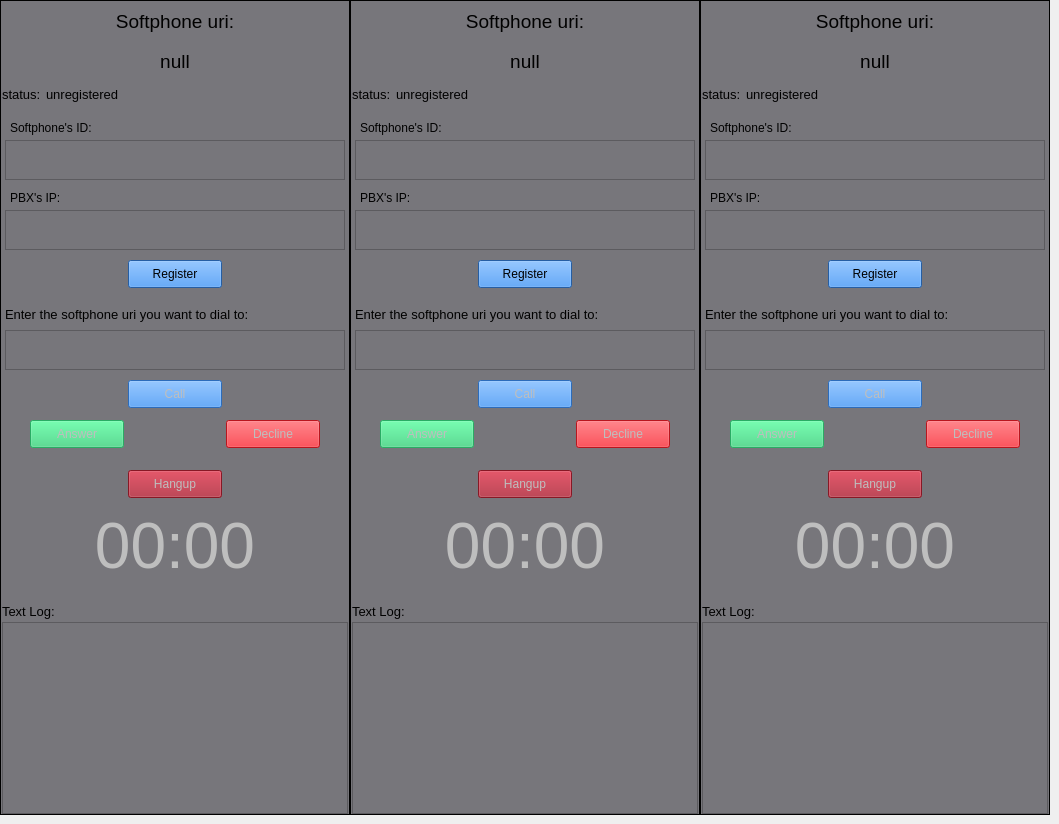
    <widget class="QWidget" name="Manual_Tests">
     <attribute name="title">
      <string>Manual Tests</string>
     </attribute>
     <widget class="QFrame" name="softphone_1">
      <property name="geometry">
       <rect>
        <x>0</x>
        <y>0</y>
        <width>350</width>
        <height>815</height>
       </rect>
      </property>
      <property name="styleSheet">
       <string notr="true">border-color: rgb(0, 0, 0);
background-color: rgb(119, 118, 123);</string>
      </property>
      <property name="frameShape">
       <enum>QFrame::Box</enum>
      </property>
      <property name="frameShadow">
       <enum>QFrame::Plain</enum>
      </property>
      <widget class="QLabel" name="softphone_text_log_label_1">
       <property name="geometry">
        <rect>
         <x>2</x>
         <y>597</y>
         <width>75</width>
         <height>30</height>
        </rect>
       </property>
       <property name="text">
        <string>&lt;html&gt;&lt;head/&gt;&lt;body&gt;&lt;p&gt;&lt;span style=&quot; font-size:10pt;&quot;&gt;Text Log:&lt;/span&gt;&lt;/p&gt;&lt;/body&gt;&lt;/html&gt;</string>
       </property>
      </widget>
      <widget class="QTextBrowser" name="softphone_log_text_browser_1">
       <property name="geometry">
        <rect>
         <x>2</x>
         <y>622</y>
         <width>346</width>
         <height>192</height>
        </rect>
       </property>
       <property name="mouseTracking">
        <bool>false</bool>
       </property>
      </widget>
      <widget class="QLabel" name="softphone_softphone_uri_header_label_1">
       <property name="geometry">
        <rect>
         <x>2</x>
         <y>2</y>
         <width>346</width>
         <height>40</height>
        </rect>
       </property>
       <property name="styleSheet">
        <string notr="true"/>
       </property>
       <property name="text">
        <string>&lt;html&gt;&lt;head/&gt;&lt;body&gt;&lt;p align=&quot;center&quot;&gt;&lt;span style=&quot; font-size:14pt;&quot;&gt;Softphone uri:&lt;/span&gt;&lt;/p&gt;&lt;/body&gt;&lt;/html&gt;</string>
       </property>
      </widget>
      <widget class="QLabel" name="softphone_status_label_1">
       <property name="geometry">
        <rect>
         <x>2</x>
         <y>85</y>
         <width>41</width>
         <height>20</height>
        </rect>
       </property>
       <property name="text">
        <string>&lt;html&gt;&lt;head/&gt;&lt;body&gt;&lt;p&gt;&lt;span style=&quot; font-size:10pt;&quot;&gt;status:&lt;/span&gt;&lt;/p&gt;&lt;/body&gt;&lt;/html&gt;</string>
       </property>
      </widget>
      <widget class="QLabel" name="softphone_current_status_label_1">
       <property name="geometry">
        <rect>
         <x>46</x>
         <y>85</y>
         <width>301</width>
         <height>20</height>
        </rect>
       </property>
       <property name="text">
        <string>&lt;html&gt;&lt;head/&gt;&lt;body&gt;&lt;p&gt;&lt;span style=&quot; font-size:10pt;&quot;&gt;unregistered&lt;/span&gt;&lt;/p&gt;&lt;/body&gt;&lt;/html&gt;</string>
       </property>
      </widget>
      <widget class="QTextEdit" name="softphone_pbx_ip_edit_text_1">
       <property name="geometry">
        <rect>
         <x>5</x>
         <y>210</y>
         <width>340</width>
         <height>40</height>
        </rect>
       </property>
      </widget>
      <widget class="QLabel" name="softphone_call_label_1">
       <property name="geometry">
        <rect>
         <x>5</x>
         <y>300</y>
         <width>340</width>
         <height>30</height>
        </rect>
       </property>
       <property name="text">
        <string>&lt;html&gt;&lt;head/&gt;&lt;body&gt;&lt;p&gt;&lt;span style=&quot; font-size:10pt;&quot;&gt;Enter the softphone uri you want to dial to:&lt;/span&gt;&lt;/p&gt;&lt;/body&gt;&lt;/html&gt;</string>
       </property>
      </widget>
      <widget class="QTextEdit" name="softphone_dest_edit_text_1">
       <property name="enabled">
        <bool>false</bool>
       </property>
       <property name="geometry">
        <rect>
         <x>5</x>
         <y>330</y>
         <width>340</width>
         <height>40</height>
        </rect>
       </property>
      </widget>
      <widget class="QPushButton" name="softphone_answer_button_1">
       <property name="enabled">
        <bool>false</bool>
       </property>
       <property name="geometry">
        <rect>
         <x>30</x>
         <y>420</y>
         <width>94</width>
         <height>28</height>
        </rect>
       </property>
       <property name="styleSheet">
        <string notr="true">background-color: rgb(51, 209, 122);</string>
       </property>
       <property name="text">
        <string>Answer</string>
       </property>
      </widget>
      <widget class="QPushButton" name="softphone_call_button_1">
       <property name="enabled">
        <bool>false</bool>
       </property>
       <property name="geometry">
        <rect>
         <x>128</x>
         <y>380</y>
         <width>94</width>
         <height>28</height>
        </rect>
       </property>
       <property name="styleSheet">
        <string notr="true">background-color: rgb(53, 132, 228);</string>
       </property>
       <property name="text">
        <string>Call</string>
       </property>
      </widget>
      <widget class="QPushButton" name="softphone_registration_button_1">
       <property name="geometry">
        <rect>
         <x>128</x>
         <y>260</y>
         <width>94</width>
         <height>28</height>
        </rect>
       </property>
       <property name="styleSheet">
        <string notr="true">background-color: rgb(53, 132, 228);</string>
       </property>
       <property name="text">
        <string>Register</string>
       </property>
      </widget>
      <widget class="QPushButton" name="softphone_decline_button_1">
       <property name="enabled">
        <bool>false</bool>
       </property>
       <property name="geometry">
        <rect>
         <x>226</x>
         <y>420</y>
         <width>94</width>
         <height>28</height>
        </rect>
       </property>
       <property name="styleSheet">
        <string notr="true">background-color: rgb(224, 27, 36);</string>
       </property>
       <property name="text">
        <string>Decline</string>
       </property>
      </widget>
      <widget class="QLabel" name="softphone_uri_label_1">
       <property name="geometry">
        <rect>
         <x>2</x>
         <y>42</y>
         <width>346</width>
         <height>40</height>
        </rect>
       </property>
       <property name="text">
        <string>&lt;html&gt;&lt;head/&gt;&lt;body&gt;&lt;p align=&quot;center&quot;&gt;&lt;span style=&quot; font-size:14pt;&quot;&gt;null&lt;/span&gt;&lt;/p&gt;&lt;/body&gt;&lt;/html&gt;</string>
       </property>
       <property name="alignment">
        <set>Qt::AlignCenter</set>
       </property>
      </widget>
      <widget class="QTextEdit" name="softphone_id_edit_text_1">
       <property name="geometry">
        <rect>
         <x>5</x>
         <y>140</y>
         <width>340</width>
         <height>40</height>
        </rect>
       </property>
      </widget>
      <widget class="QLabel" name="softphone_id_label_1">
       <property name="geometry">
        <rect>
         <x>10</x>
         <y>120</y>
         <width>111</width>
         <height>16</height>
        </rect>
       </property>
       <property name="text">
        <string>Softphone's ID:</string>
       </property>
      </widget>
      <widget class="QLabel" name="softphone_pbx_ip_label_1">
       <property name="geometry">
        <rect>
         <x>10</x>
         <y>190</y>
         <width>91</width>
         <height>16</height>
        </rect>
       </property>
       <property name="text">
        <string>PBX's IP:</string>
       </property>
      </widget>
      <widget class="QPushButton" name="softphone_hangup_button_1">
       <property name="enabled">
        <bool>false</bool>
       </property>
       <property name="geometry">
        <rect>
         <x>128</x>
         <y>470</y>
         <width>94</width>
         <height>28</height>
        </rect>
       </property>
       <property name="styleSheet">
        <string notr="true">background-color: rgb(165, 29, 45);</string>
       </property>
       <property name="text">
        <string>Hangup</string>
       </property>
      </widget>
      <widget class="QLabel" name="softphone_timer_label_1">
       <property name="enabled">
        <bool>false</bool>
       </property>
       <property name="geometry">
        <rect>
         <x>5</x>
         <y>510</y>
         <width>340</width>
         <height>71</height>
        </rect>
       </property>
       <property name="text">
        <string>&lt;html&gt;&lt;head/&gt;&lt;body&gt;&lt;p align=&quot;center&quot;&gt;&lt;span style=&quot; font-size:48pt;&quot;&gt;00:00&lt;/span&gt;&lt;/p&gt;&lt;/body&gt;&lt;/html&gt;</string>
       </property>
       <property name="alignment">
        <set>Qt::AlignCenter</set>
       </property>
      </widget>
     </widget>
     <widget class="QFrame" name="softphone_3">
      <property name="geometry">
       <rect>
        <x>700</x>
        <y>0</y>
        <width>350</width>
        <height>815</height>
       </rect>
      </property>
      <property name="styleSheet">
       <string notr="true">border-color: rgb(0, 0, 0);
background-color: rgb(119, 118, 123);</string>
      </property>
      <property name="frameShape">
       <enum>QFrame::Box</enum>
      </property>
      <property name="frameShadow">
       <enum>QFrame::Plain</enum>
      </property>
      <widget class="QLabel" name="softphone_text_log_label_3">
       <property name="geometry">
        <rect>
         <x>2</x>
         <y>597</y>
         <width>75</width>
         <height>30</height>
        </rect>
       </property>
       <property name="text">
        <string>&lt;html&gt;&lt;head/&gt;&lt;body&gt;&lt;p&gt;&lt;span style=&quot; font-size:10pt;&quot;&gt;Text Log:&lt;/span&gt;&lt;/p&gt;&lt;/body&gt;&lt;/html&gt;</string>
       </property>
      </widget>
      <widget class="QTextBrowser" name="softphone_log_text_browser_3">
       <property name="geometry">
        <rect>
         <x>2</x>
         <y>622</y>
         <width>346</width>
         <height>192</height>
        </rect>
       </property>
       <property name="mouseTracking">
        <bool>false</bool>
       </property>
      </widget>
      <widget class="QLabel" name="softphone_softphone_uri_header_label_3">
       <property name="geometry">
        <rect>
         <x>2</x>
         <y>2</y>
         <width>346</width>
         <height>40</height>
        </rect>
       </property>
       <property name="styleSheet">
        <string notr="true"/>
       </property>
       <property name="text">
        <string>&lt;html&gt;&lt;head/&gt;&lt;body&gt;&lt;p align=&quot;center&quot;&gt;&lt;span style=&quot; font-size:14pt;&quot;&gt;Softphone uri:&lt;/span&gt;&lt;/p&gt;&lt;/body&gt;&lt;/html&gt;</string>
       </property>
      </widget>
      <widget class="QLabel" name="softphone_status_label_3">
       <property name="geometry">
        <rect>
         <x>2</x>
         <y>85</y>
         <width>41</width>
         <height>20</height>
        </rect>
       </property>
       <property name="text">
        <string>&lt;html&gt;&lt;head/&gt;&lt;body&gt;&lt;p&gt;&lt;span style=&quot; font-size:10pt;&quot;&gt;status:&lt;/span&gt;&lt;/p&gt;&lt;/body&gt;&lt;/html&gt;</string>
       </property>
      </widget>
      <widget class="QLabel" name="softphone_current_status_label_3">
       <property name="geometry">
        <rect>
         <x>46</x>
         <y>85</y>
         <width>301</width>
         <height>20</height>
        </rect>
       </property>
       <property name="text">
        <string>&lt;html&gt;&lt;head/&gt;&lt;body&gt;&lt;p&gt;&lt;span style=&quot; font-size:10pt;&quot;&gt;unregistered&lt;/span&gt;&lt;/p&gt;&lt;/body&gt;&lt;/html&gt;</string>
       </property>
      </widget>
      <widget class="QTextEdit" name="softphone_pbx_ip_edit_text_3">
       <property name="geometry">
        <rect>
         <x>5</x>
         <y>210</y>
         <width>340</width>
         <height>40</height>
        </rect>
       </property>
      </widget>
      <widget class="QLabel" name="softphone_call_label_3">
       <property name="geometry">
        <rect>
         <x>5</x>
         <y>300</y>
         <width>340</width>
         <height>30</height>
        </rect>
       </property>
       <property name="text">
        <string>&lt;html&gt;&lt;head/&gt;&lt;body&gt;&lt;p&gt;&lt;span style=&quot; font-size:10pt;&quot;&gt;Enter the softphone uri you want to dial to:&lt;/span&gt;&lt;/p&gt;&lt;/body&gt;&lt;/html&gt;</string>
       </property>
      </widget>
      <widget class="QTextEdit" name="softphone_dest_edit_text_3">
       <property name="enabled">
        <bool>false</bool>
       </property>
       <property name="geometry">
        <rect>
         <x>5</x>
         <y>330</y>
         <width>340</width>
         <height>40</height>
        </rect>
       </property>
      </widget>
      <widget class="QPushButton" name="softphone_answer_button_3">
       <property name="enabled">
        <bool>false</bool>
       </property>
       <property name="geometry">
        <rect>
         <x>30</x>
         <y>420</y>
         <width>94</width>
         <height>28</height>
        </rect>
       </property>
       <property name="styleSheet">
        <string notr="true">background-color: rgb(51, 209, 122);</string>
       </property>
       <property name="text">
        <string>Answer</string>
       </property>
      </widget>
      <widget class="QPushButton" name="softphone_call_button_3">
       <property name="enabled">
        <bool>false</bool>
       </property>
       <property name="geometry">
        <rect>
         <x>128</x>
         <y>380</y>
         <width>94</width>
         <height>28</height>
        </rect>
       </property>
       <property name="styleSheet">
        <string notr="true">background-color: rgb(53, 132, 228);</string>
       </property>
       <property name="text">
        <string>Call</string>
       </property>
      </widget>
      <widget class="QPushButton" name="softphone_registration_button_3">
       <property name="geometry">
        <rect>
         <x>128</x>
         <y>260</y>
         <width>94</width>
         <height>28</height>
        </rect>
       </property>
       <property name="styleSheet">
        <string notr="true">background-color: rgb(53, 132, 228);</string>
       </property>
       <property name="text">
        <string>Register</string>
       </property>
      </widget>
      <widget class="QPushButton" name="softphone_decline_button_3">
       <property name="enabled">
        <bool>false</bool>
       </property>
       <property name="geometry">
        <rect>
         <x>226</x>
         <y>420</y>
         <width>94</width>
         <height>28</height>
        </rect>
       </property>
       <property name="styleSheet">
        <string notr="true">background-color: rgb(224, 27, 36);</string>
       </property>
       <property name="text">
        <string>Decline</string>
       </property>
      </widget>
      <widget class="QLabel" name="softphone_uri_label_3">
       <property name="geometry">
        <rect>
         <x>2</x>
         <y>42</y>
         <width>346</width>
         <height>40</height>
        </rect>
       </property>
       <property name="text">
        <string>&lt;html&gt;&lt;head/&gt;&lt;body&gt;&lt;p align=&quot;center&quot;&gt;&lt;span style=&quot; font-size:14pt;&quot;&gt;null&lt;/span&gt;&lt;/p&gt;&lt;/body&gt;&lt;/html&gt;</string>
       </property>
       <property name="alignment">
        <set>Qt::AlignCenter</set>
       </property>
      </widget>
      <widget class="QTextEdit" name="softphone_id_edit_text_3">
       <property name="geometry">
        <rect>
         <x>5</x>
         <y>140</y>
         <width>340</width>
         <height>40</height>
        </rect>
       </property>
      </widget>
      <widget class="QLabel" name="softphone_id_label_3">
       <property name="geometry">
        <rect>
         <x>10</x>
         <y>120</y>
         <width>111</width>
         <height>16</height>
        </rect>
       </property>
       <property name="text">
        <string>Softphone's ID:</string>
       </property>
      </widget>
      <widget class="QLabel" name="softphone_pbx_ip_label_3">
       <property name="geometry">
        <rect>
         <x>10</x>
         <y>190</y>
         <width>91</width>
         <height>16</height>
        </rect>
       </property>
       <property name="text">
        <string>PBX's IP:</string>
       </property>
      </widget>
      <widget class="QPushButton" name="softphone_hangup_button_3">
       <property name="enabled">
        <bool>false</bool>
       </property>
       <property name="geometry">
        <rect>
         <x>128</x>
         <y>470</y>
         <width>94</width>
         <height>28</height>
        </rect>
       </property>
       <property name="styleSheet">
        <string notr="true">background-color: rgb(165, 29, 45);</string>
       </property>
       <property name="text">
        <string>Hangup</string>
       </property>
      </widget>
      <widget class="QLabel" name="softphone_timer_label_3">
       <property name="enabled">
        <bool>false</bool>
       </property>
       <property name="geometry">
        <rect>
         <x>5</x>
         <y>510</y>
         <width>340</width>
         <height>71</height>
        </rect>
       </property>
       <property name="text">
        <string>&lt;html&gt;&lt;head/&gt;&lt;body&gt;&lt;p align=&quot;center&quot;&gt;&lt;span style=&quot; font-size:48pt;&quot;&gt;00:00&lt;/span&gt;&lt;/p&gt;&lt;/body&gt;&lt;/html&gt;</string>
       </property>
       <property name="alignment">
        <set>Qt::AlignCenter</set>
       </property>
      </widget>
     </widget>
     <widget class="QFrame" name="softphone_2">
      <property name="geometry">
       <rect>
        <x>350</x>
        <y>0</y>
        <width>350</width>
        <height>815</height>
       </rect>
      </property>
      <property name="styleSheet">
       <string notr="true">border-color: rgb(0, 0, 0);
background-color: rgb(119, 118, 123);</string>
      </property>
      <property name="frameShape">
       <enum>QFrame::Box</enum>
      </property>
      <property name="frameShadow">
       <enum>QFrame::Plain</enum>
      </property>
      <widget class="QLabel" name="softphone_text_log_label_2">
       <property name="geometry">
        <rect>
         <x>2</x>
         <y>597</y>
         <width>75</width>
         <height>30</height>
        </rect>
       </property>
       <property name="text">
        <string>&lt;html&gt;&lt;head/&gt;&lt;body&gt;&lt;p&gt;&lt;span style=&quot; font-size:10pt;&quot;&gt;Text Log:&lt;/span&gt;&lt;/p&gt;&lt;/body&gt;&lt;/html&gt;</string>
       </property>
      </widget>
      <widget class="QTextBrowser" name="softphone_log_text_browser_2">
       <property name="geometry">
        <rect>
         <x>2</x>
         <y>622</y>
         <width>346</width>
         <height>192</height>
        </rect>
       </property>
       <property name="mouseTracking">
        <bool>false</bool>
       </property>
      </widget>
      <widget class="QLabel" name="softphone_softphone_uri_header_label_2">
       <property name="geometry">
        <rect>
         <x>2</x>
         <y>2</y>
         <width>346</width>
         <height>40</height>
        </rect>
       </property>
       <property name="styleSheet">
        <string notr="true"/>
       </property>
       <property name="text">
        <string>&lt;html&gt;&lt;head/&gt;&lt;body&gt;&lt;p align=&quot;center&quot;&gt;&lt;span style=&quot; font-size:14pt;&quot;&gt;Softphone uri:&lt;/span&gt;&lt;/p&gt;&lt;/body&gt;&lt;/html&gt;</string>
       </property>
      </widget>
      <widget class="QLabel" name="softphone_status_label_2">
       <property name="geometry">
        <rect>
         <x>2</x>
         <y>85</y>
         <width>41</width>
         <height>20</height>
        </rect>
       </property>
       <property name="text">
        <string>&lt;html&gt;&lt;head/&gt;&lt;body&gt;&lt;p&gt;&lt;span style=&quot; font-size:10pt;&quot;&gt;status:&lt;/span&gt;&lt;/p&gt;&lt;/body&gt;&lt;/html&gt;</string>
       </property>
      </widget>
      <widget class="QLabel" name="softphone_current_status_label_2">
       <property name="geometry">
        <rect>
         <x>46</x>
         <y>85</y>
         <width>301</width>
         <height>20</height>
        </rect>
       </property>
       <property name="text">
        <string>&lt;html&gt;&lt;head/&gt;&lt;body&gt;&lt;p&gt;&lt;span style=&quot; font-size:10pt;&quot;&gt;unregistered&lt;/span&gt;&lt;/p&gt;&lt;/body&gt;&lt;/html&gt;</string>
       </property>
      </widget>
      <widget class="QTextEdit" name="softphone_pbx_ip_edit_text_2">
       <property name="geometry">
        <rect>
         <x>5</x>
         <y>210</y>
         <width>340</width>
         <height>40</height>
        </rect>
       </property>
      </widget>
      <widget class="QLabel" name="softphone_call_label_2">
       <property name="geometry">
        <rect>
         <x>5</x>
         <y>300</y>
         <width>340</width>
         <height>30</height>
        </rect>
       </property>
       <property name="text">
        <string>&lt;html&gt;&lt;head/&gt;&lt;body&gt;&lt;p&gt;&lt;span style=&quot; font-size:10pt;&quot;&gt;Enter the softphone uri you want to dial to:&lt;/span&gt;&lt;/p&gt;&lt;/body&gt;&lt;/html&gt;</string>
       </property>
      </widget>
      <widget class="QTextEdit" name="softphone_dest_edit_text_2">
       <property name="enabled">
        <bool>false</bool>
       </property>
       <property name="geometry">
        <rect>
         <x>5</x>
         <y>330</y>
         <width>340</width>
         <height>40</height>
        </rect>
       </property>
      </widget>
      <widget class="QPushButton" name="softphone_answer_button_2">
       <property name="enabled">
        <bool>false</bool>
       </property>
       <property name="geometry">
        <rect>
         <x>30</x>
         <y>420</y>
         <width>94</width>
         <height>28</height>
        </rect>
       </property>
       <property name="styleSheet">
        <string notr="true">background-color: rgb(51, 209, 122);</string>
       </property>
       <property name="text">
        <string>Answer</string>
       </property>
      </widget>
      <widget class="QPushButton" name="softphone_call_button_2">
       <property name="enabled">
        <bool>false</bool>
       </property>
       <property name="geometry">
        <rect>
         <x>128</x>
         <y>380</y>
         <width>94</width>
         <height>28</height>
        </rect>
       </property>
       <property name="styleSheet">
        <string notr="true">background-color: rgb(53, 132, 228);</string>
       </property>
       <property name="text">
        <string>Call</string>
       </property>
      </widget>
      <widget class="QPushButton" name="softphone_registration_button_2">
       <property name="geometry">
        <rect>
         <x>128</x>
         <y>260</y>
         <width>94</width>
         <height>28</height>
        </rect>
       </property>
       <property name="styleSheet">
        <string notr="true">background-color: rgb(53, 132, 228);</string>
       </property>
       <property name="text">
        <string>Register</string>
       </property>
      </widget>
      <widget class="QPushButton" name="softphone_decline_button_2">
       <property name="enabled">
        <bool>false</bool>
       </property>
       <property name="geometry">
        <rect>
         <x>226</x>
         <y>420</y>
         <width>94</width>
         <height>28</height>
        </rect>
       </property>
       <property name="styleSheet">
        <string notr="true">background-color: rgb(224, 27, 36);</string>
       </property>
       <property name="text">
        <string>Decline</string>
       </property>
      </widget>
      <widget class="QLabel" name="softphone_uri_label_2">
       <property name="geometry">
        <rect>
         <x>2</x>
         <y>42</y>
         <width>346</width>
         <height>40</height>
        </rect>
       </property>
       <property name="text">
        <string>&lt;html&gt;&lt;head/&gt;&lt;body&gt;&lt;p align=&quot;center&quot;&gt;&lt;span style=&quot; font-size:14pt;&quot;&gt;null&lt;/span&gt;&lt;/p&gt;&lt;/body&gt;&lt;/html&gt;</string>
       </property>
       <property name="alignment">
        <set>Qt::AlignCenter</set>
       </property>
      </widget>
      <widget class="QTextEdit" name="softphone_id_edit_text_2">
       <property name="geometry">
        <rect>
         <x>5</x>
         <y>140</y>
         <width>340</width>
         <height>40</height>
        </rect>
       </property>
      </widget>
      <widget class="QLabel" name="softphone_id_label_2">
       <property name="geometry">
        <rect>
         <x>10</x>
         <y>120</y>
         <width>111</width>
         <height>16</height>
        </rect>
       </property>
       <property name="text">
        <string>Softphone's ID:</string>
       </property>
      </widget>
      <widget class="QLabel" name="softphone_pbx_ip_label_2">
       <property name="geometry">
        <rect>
         <x>10</x>
         <y>190</y>
         <width>91</width>
         <height>16</height>
        </rect>
       </property>
       <property name="text">
        <string>PBX's IP:</string>
       </property>
      </widget>
      <widget class="QPushButton" name="softphone_hangup_button_2">
       <property name="enabled">
        <bool>false</bool>
       </property>
       <property name="geometry">
        <rect>
         <x>128</x>
         <y>470</y>
         <width>94</width>
         <height>28</height>
        </rect>
       </property>
       <property name="styleSheet">
        <string notr="true">background-color: rgb(165, 29, 45);</string>
       </property>
       <property name="text">
        <string>Hangup</string>
       </property>
      </widget>
      <widget class="QLabel" name="softphone_timer_label_2">
       <property name="enabled">
        <bool>false</bool>
       </property>
       <property name="geometry">
        <rect>
         <x>5</x>
         <y>510</y>
         <width>340</width>
         <height>71</height>
        </rect>
       </property>
       <property name="text">
        <string>&lt;html&gt;&lt;head/&gt;&lt;body&gt;&lt;p align=&quot;center&quot;&gt;&lt;span style=&quot; font-size:48pt;&quot;&gt;00:00&lt;/span&gt;&lt;/p&gt;&lt;/body&gt;&lt;/html&gt;</string>
       </property>
       <property name="alignment">
        <set>Qt::AlignCenter</set>
       </property>
      </widget>
     </widget>
    </widget>
